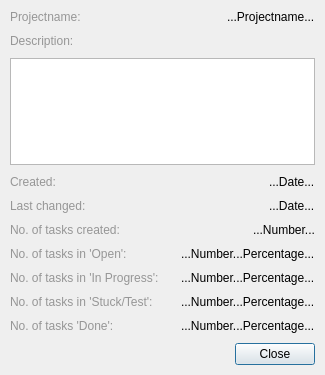
<?xml version="1.0" encoding="UTF-8"?>
<ui version="4.0">
 <class>InfoProjectDialog</class>
 <widget class="QDialog" name="InfoProjectDialog">
  <property name="geometry">
   <rect>
    <x>0</x>
    <y>0</y>
    <width>325</width>
    <height>375</height>
   </rect>
  </property>
  <property name="windowTitle">
   <string>Project Info</string>
  </property>
  <property name="windowIcon">
   <iconset resource="../resources.qrc">
    <normaloff>:/icons/icons/swift-notes.svg</normaloff>:/icons/icons/swift-notes.svg</iconset>
  </property>
  <layout class="QVBoxLayout" name="verticalLayout">
   <property name="spacing">
    <number>10</number>
   </property>
   <property name="leftMargin">
    <number>10</number>
   </property>
   <property name="topMargin">
    <number>10</number>
   </property>
   <property name="rightMargin">
    <number>10</number>
   </property>
   <property name="bottomMargin">
    <number>10</number>
   </property>
   <item>
    <layout class="QHBoxLayout" name="horizontalLayout_8" stretch="0,1">
     <item>
      <widget class="QLabel" name="label">
       <property name="styleSheet">
        <string notr="true">color: rgb(150, 150, 150);</string>
       </property>
       <property name="text">
        <string>Projectname:</string>
       </property>
      </widget>
     </item>
     <item alignment="Qt::AlignRight">
      <widget class="QLabel" name="label_Name">
       <property name="text">
        <string>...Projectname...</string>
       </property>
      </widget>
     </item>
    </layout>
   </item>
   <item>
    <widget class="QLabel" name="label_3">
     <property name="styleSheet">
      <string notr="true">color: rgb(150, 150, 150);</string>
     </property>
     <property name="text">
      <string>Description:</string>
     </property>
    </widget>
   </item>
   <item>
    <widget class="QPlainTextEdit" name="plainTextEditDescription">
     <property name="plainText">
      <string/>
     </property>
     <property name="textInteractionFlags">
      <set>Qt::TextSelectableByMouse</set>
     </property>
     <property name="placeholderText">
      <string/>
     </property>
    </widget>
   </item>
   <item>
    <layout class="QHBoxLayout" name="horizontalLayout" stretch="0,1">
     <item>
      <widget class="QLabel" name="label_4">
       <property name="styleSheet">
        <string notr="true">color: rgb(150, 150, 150);</string>
       </property>
       <property name="text">
        <string>Created:</string>
       </property>
      </widget>
     </item>
     <item alignment="Qt::AlignRight">
      <widget class="QLabel" name="label_DateCreated">
       <property name="text">
        <string>...Date...</string>
       </property>
      </widget>
     </item>
    </layout>
   </item>
   <item>
    <layout class="QHBoxLayout" name="horizontalLayout_2" stretch="0,1">
     <item>
      <widget class="QLabel" name="label_5">
       <property name="styleSheet">
        <string notr="true">color: rgb(150, 150, 150);</string>
       </property>
       <property name="text">
        <string>Last changed:</string>
       </property>
      </widget>
     </item>
     <item alignment="Qt::AlignRight">
      <widget class="QLabel" name="label_DateChanged">
       <property name="text">
        <string>...Date...</string>
       </property>
      </widget>
     </item>
    </layout>
   </item>
   <item>
    <layout class="QHBoxLayout" name="horizontalLayout_3" stretch="0,1">
     <item>
      <widget class="QLabel" name="label_6">
       <property name="styleSheet">
        <string notr="true">color: rgb(150, 150, 150);</string>
       </property>
       <property name="text">
        <string>No. of tasks created:</string>
       </property>
      </widget>
     </item>
     <item alignment="Qt::AlignRight">
      <widget class="QLabel" name="label_NoTasks">
       <property name="text">
        <string>...Number...</string>
       </property>
      </widget>
     </item>
    </layout>
   </item>
   <item>
    <layout class="QHBoxLayout" name="horizontalLayout_4" stretch="0,1">
     <item>
      <widget class="QLabel" name="label_7">
       <property name="styleSheet">
        <string notr="true">color: rgb(150, 150, 150);</string>
       </property>
       <property name="text">
        <string>No. of tasks in 'Open':</string>
       </property>
      </widget>
     </item>
     <item alignment="Qt::AlignRight">
      <widget class="QLabel" name="label_NoOpen">
       <property name="text">
        <string>...Number...Percentage...</string>
       </property>
      </widget>
     </item>
    </layout>
   </item>
   <item>
    <layout class="QHBoxLayout" name="horizontalLayout_5" stretch="0,1">
     <item>
      <widget class="QLabel" name="label_8">
       <property name="styleSheet">
        <string notr="true">color: rgb(150, 150, 150);</string>
       </property>
       <property name="text">
        <string>No. of tasks in 'In Progress':</string>
       </property>
      </widget>
     </item>
     <item alignment="Qt::AlignRight">
      <widget class="QLabel" name="label_NoInProgress">
       <property name="text">
        <string>...Number...Percentage...</string>
       </property>
      </widget>
     </item>
    </layout>
   </item>
   <item>
    <layout class="QHBoxLayout" name="horizontalLayout_6" stretch="0,1">
     <item>
      <widget class="QLabel" name="label_9">
       <property name="styleSheet">
        <string notr="true">color: rgb(150, 150, 150);</string>
       </property>
       <property name="text">
        <string>No. of tasks in 'Stuck/Test':</string>
       </property>
      </widget>
     </item>
     <item alignment="Qt::AlignRight">
      <widget class="QLabel" name="label_NoStuckTest">
       <property name="text">
        <string>...Number...Percentage...</string>
       </property>
      </widget>
     </item>
    </layout>
   </item>
   <item>
    <layout class="QHBoxLayout" name="horizontalLayout_7" stretch="0,1">
     <item>
      <widget class="QLabel" name="label_10">
       <property name="styleSheet">
        <string notr="true">color: rgb(150, 150, 150);</string>
       </property>
       <property name="text">
        <string>No. of tasks 'Done':</string>
       </property>
      </widget>
     </item>
     <item alignment="Qt::AlignRight">
      <widget class="QLabel" name="label_NoDone">
       <property name="text">
        <string>...Number...Percentage...</string>
       </property>
      </widget>
     </item>
    </layout>
   </item>
   <item>
    <widget class="QDialogButtonBox" name="buttonBoxAddCancelProject">
     <property name="orientation">
      <enum>Qt::Horizontal</enum>
     </property>
     <property name="standardButtons">
      <set>QDialogButtonBox::Close</set>
     </property>
    </widget>
   </item>
  </layout>
 </widget>
 <resources>
  <include location="../resources.qrc"/>
 </resources>
 <connections>
  <connection>
   <sender>buttonBoxAddCancelProject</sender>
   <signal>accepted()</signal>
   <receiver>InfoProjectDialog</receiver>
   <slot>accept()</slot>
   <hints>
    <hint type="sourcelabel">
     <x>248</x>
     <y>254</y>
    </hint>
    <hint type="destinationlabel">
     <x>157</x>
     <y>274</y>
    </hint>
   </hints>
  </connection>
  <connection>
   <sender>buttonBoxAddCancelProject</sender>
   <signal>rejected()</signal>
   <receiver>InfoProjectDialog</receiver>
   <slot>reject()</slot>
   <hints>
    <hint type="sourcelabel">
     <x>316</x>
     <y>260</y>
    </hint>
    <hint type="destinationlabel">
     <x>286</x>
     <y>274</y>
    </hint>
   </hints>
  </connection>
 </connections>
</ui>
